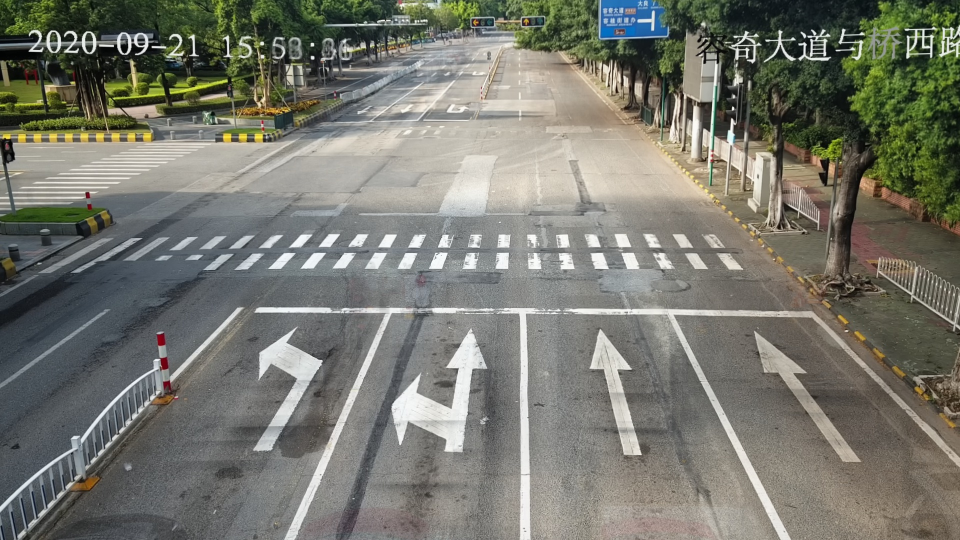
#> input picture south_1.jpg, 1920 x 1080 px, found by its file name (shown at 1/2 size)
$ python flann_matching.py
#> lines starting #> are read from the running program, lines starting #| are printed output that depends on the picture
#> further down, image is the input picture: shape (1080, 1920, 3); mean B, G, R 110.1, 119.6, 118.9
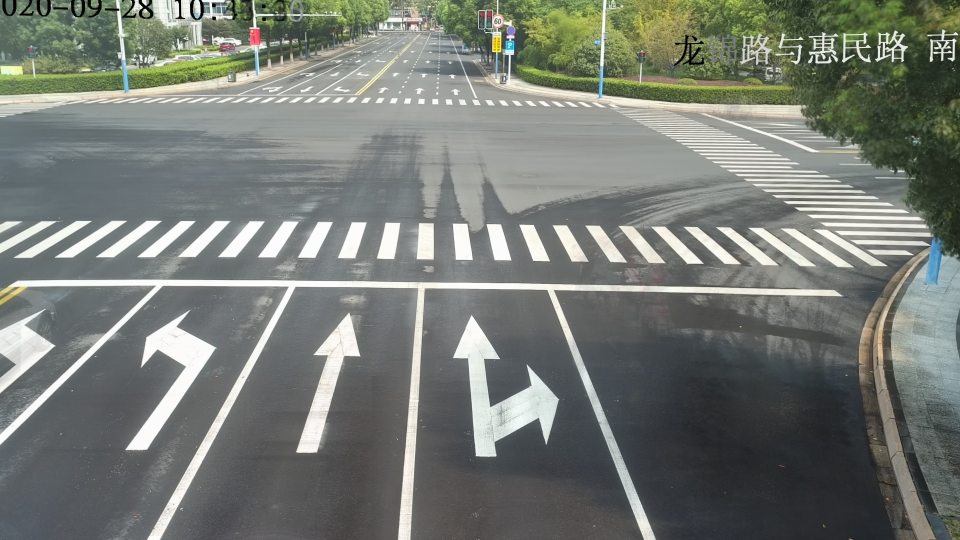
#> input picture south_2.jpg, 1920 x 1080 px, found by its file name (shown at 1/2 size)
#> further down, image2 is the input picture: shape (1080, 1920, 3); mean B, G, R 116.4, 122.9, 118.1
import cv2
import imutils as imutils
import numpy as np

KNN = 2
LOWE = 0.7
TREES = 5
CHECKS = 50


def flann_matching(img1, img2):
  flann_image = cv2.cvtColor(img1, cv2.COLOR_BGR2GRAY)
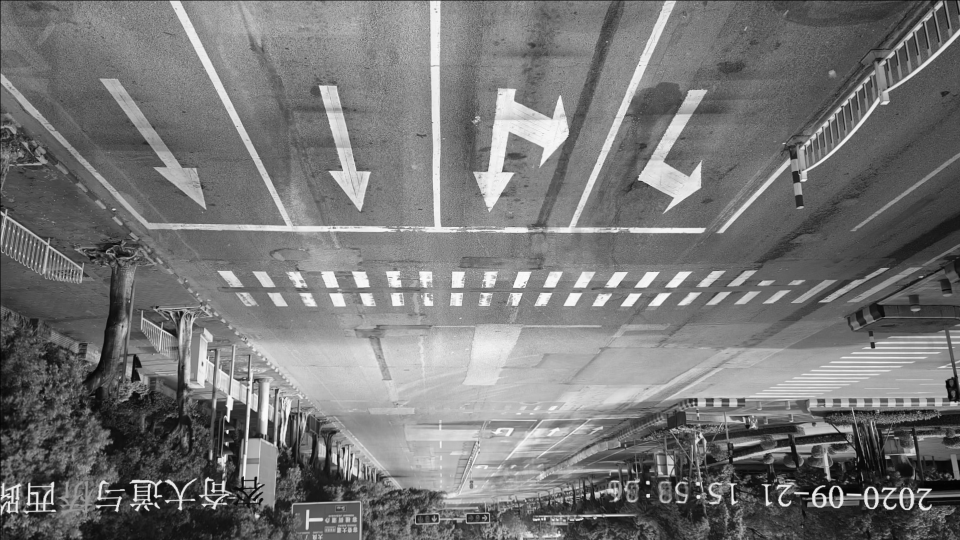
#> flann_image: shape (1080, 1920) (shown at 1/2 size); min 0, max 255, mean 118.2
  flann_image2 = cv2.cvtColor(img2, cv2.COLOR_BGR2GRAY)
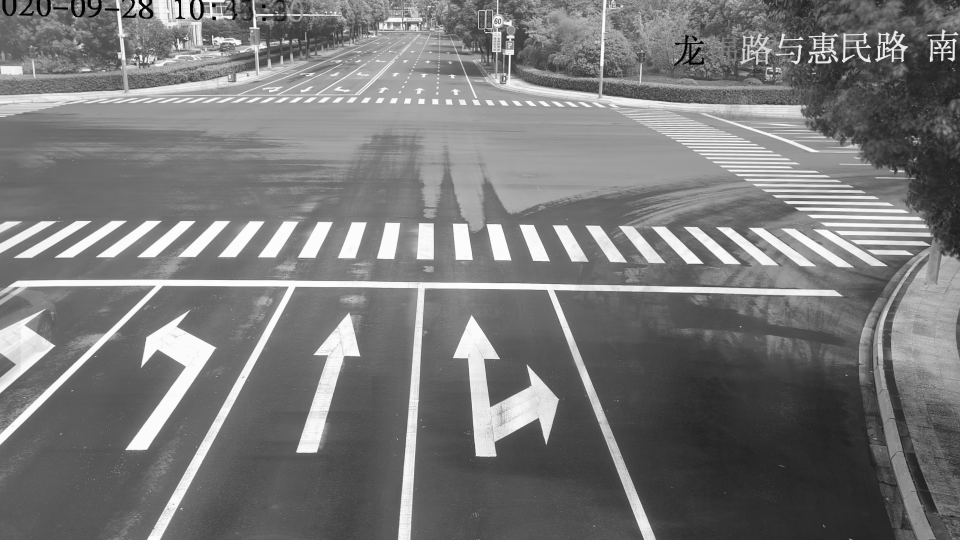
#> flann_image2: shape (1080, 1920) (shown at 1/2 size); min 0, max 255, mean 120.7

  sift = cv2.xfeatures2d.SIFT_create()
  flann_matcher = cv2.FlannBasedMatcher({'algorithm': 0, 'trees': TREES}, {'checks': CHECKS})

  np.concatenate((flann_image, flann_image2), axis=0)

  keypoints_1, descriptiors1 = sift.detectAndCompute(flann_image, None)
#> keypoints_1 = 17949 keypoints; strongest (x, y, size): (1296, 965, 5.1), (1296, 991, 5.1), (455, 864, 4), (1396, 994, 5.2)
  keypoints_2, descriptiors2 = sift.detectAndCompute(flann_image2, None)
#> keypoints_2 = 8887 keypoints; strongest (x, y, size): (428, 36, 4.9), (236, 19, 2.8), (1862, 119, 5.2), (360, 34, 5.5)

  flann_matcher.knnMatch(descriptiors1, descriptiors2, k=KNN)
  flann_matches = flann_matcher.knnMatch(descriptiors1, descriptiors2, k=KNN)
#> flann_matches = 17949 matches


  positive_for_flann = []

  for left_match, right_match in flann_matches:
    if left_match.distance < LOWE * right_match.distance:
      positive_for_flann.append(left_match)
#> after the loop, positive_for_flann = 70 matches

  positive_for_flann = sorted(positive_for_flann, key=lambda x: x.distance)
  flann_result = cv2.drawMatches(flann_image, keypoints_1, flann_image2, keypoints_2, positive_for_flann[:], None,
                                 flags=2)
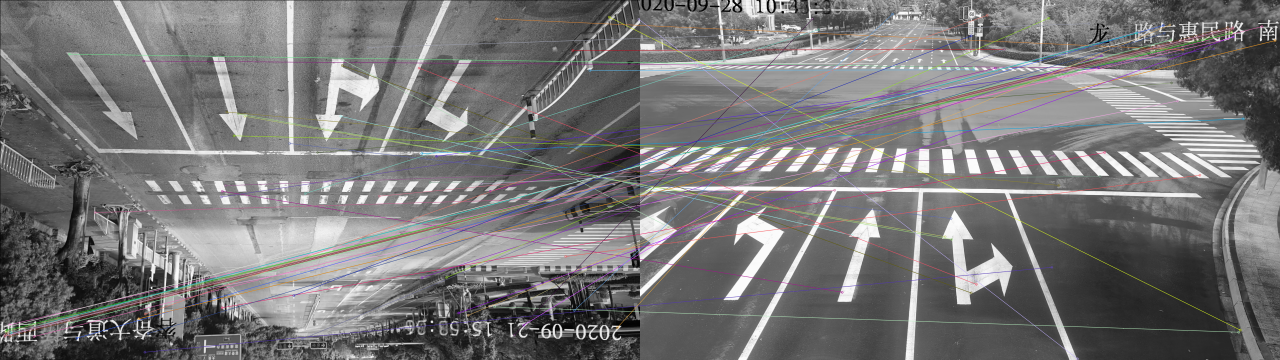
#> flann_result: shape (1080, 3840, 3) (shown at 1/3 size); mean of channels 0, 1, 2 119.9, 119.4, 120.3; drawn as B, G, R
  cv2.imshow('flann_result', cv2.resize(flann_result, (1300, 700)))
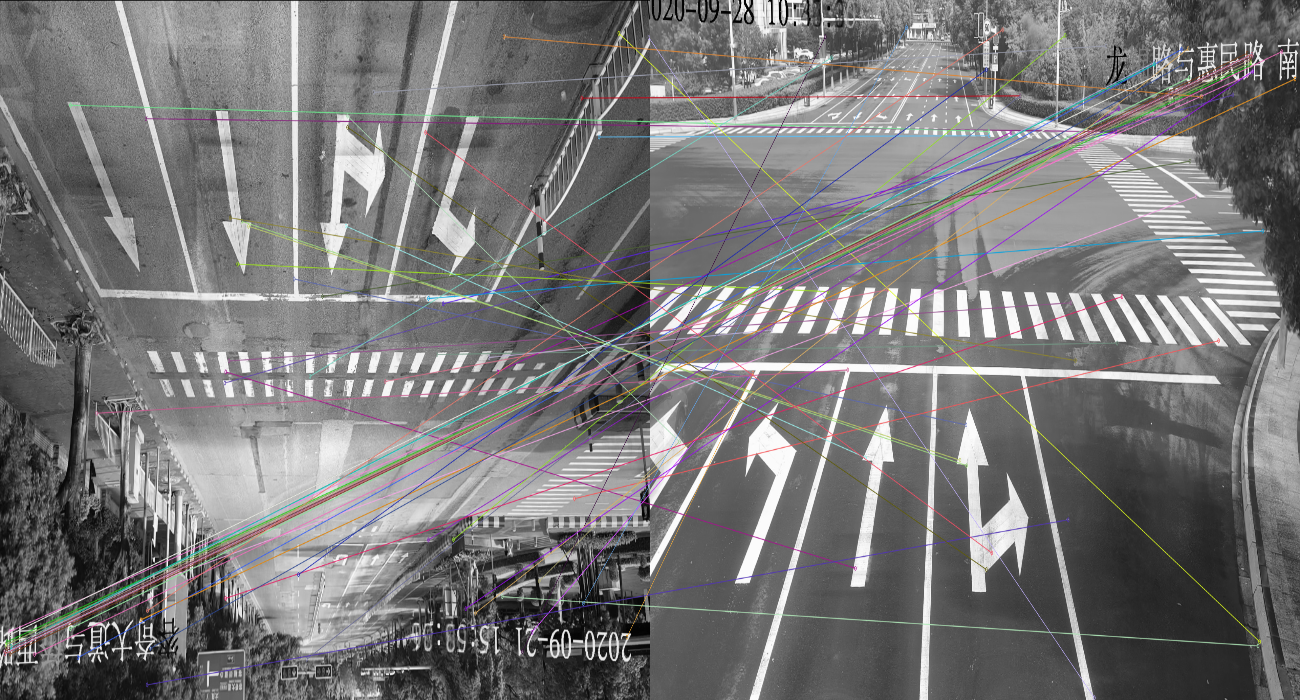
#> window 'flann_result': shape (700, 1300, 3); mean B, G, R 119.8, 119.3, 120.2


def bf_matching(img1, img2):
  bf_image = cv2.cvtColor(img1, cv2.COLOR_BGR2GRAY)
  bf_image2 = cv2.cvtColor(img2, cv2.COLOR_BGR2GRAY)

  sift = cv2.xfeatures2d.SIFT_create()
  cv2.BFMatcher(cv2.NORM_L2, crossCheck=True)

  np.concatenate((bf_image, bf_image2), axis=0)

  keypoints_1, descriptiors1 = sift.detectAndCompute(bf_image, None)
  keypoints_2, descriptiors2 = sift.detectAndCompute(bf_image2, None)

  bf_matcher = cv2.BFMatcher()
  bf_matches = bf_matcher.knnMatch(descriptiors1, descriptiors2, k=KNN)

  positive_for_bf = []
  for left_match, right_match in bf_matches:
    if left_match.distance < LOWE * right_match.distance:
      positive_for_bf.append(left_match)
  positive_for_bf = sorted(positive_for_bf, key=lambda x: x.distance)

  bf_result = cv2.drawMatches(bf_image, keypoints_1, bf_image2, keypoints_2, positive_for_bf[:], None, flags=2)
  cv2.imshow('bf_result', cv2.resize(bf_result, (1500, 700)))


if __name__ == '__main__':
  # FLANN MATCH FASTER THEN BRUTE FORCE, BUT WORSE. WE CAN PLAY WITH IT IN FUTURE.

  image = cv2.imread('../resources/dataset/BirdView/001---changzhou/south_1.jpg')
  image2 = cv2.imread('../resources/dataset/BirdView/001---changzhou/south_2.jpg')
  image = imutils.rotate(image, angle=180)
  flann_matching(image, image2)

  cv2.imshow('img1', cv2.resize(image, (400, 300)))
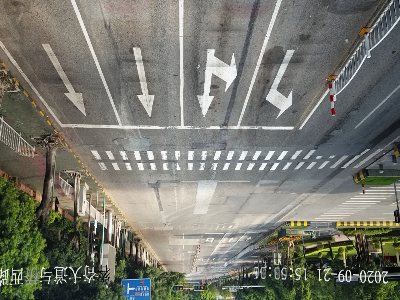
#> window 'img1': shape (300, 400, 3); mean B, G, R 110, 119.5, 118.9
  cv2.imshow('img2', cv2.resize(image2, (400, 300)))
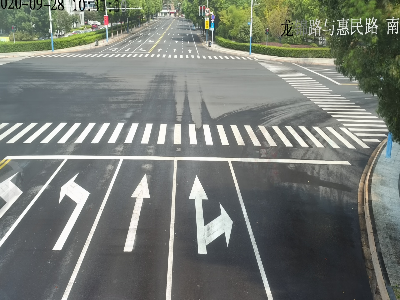
#> window 'img2': shape (300, 400, 3); mean B, G, R 116.3, 122.8, 118
  # cv2.imshow('fun', cv2.resize(fun_combining_image, (1000, 400)))

  cv2.waitKey()
